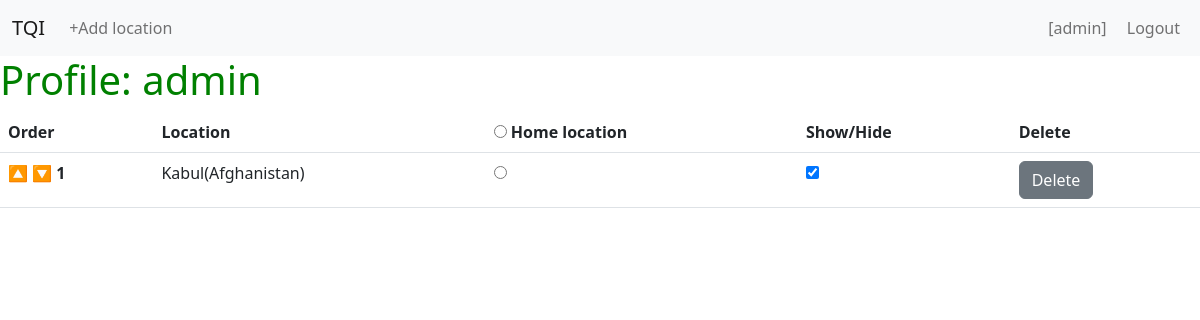
/profile/1 (signed in), run on an earlier commit of the app's database.
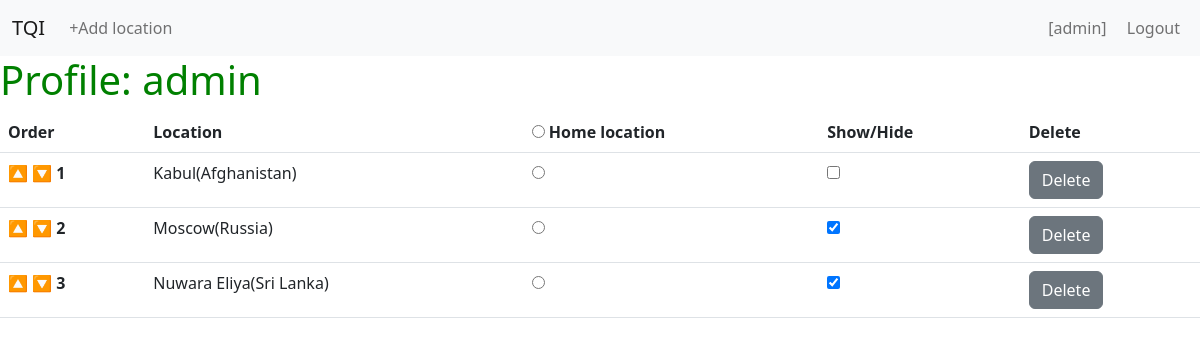
And on a later commit of the database.
### infopage/models.py (models this page shows, shortened)
class User(AbstractUser):
    pass

class Location(models.Model):
    user = models.ForeignKey(User, on_delete=models.CASCADE, related_name="user_locations")
    order = models.PositiveIntegerField()
    country = models.ForeignKey(Country, on_delete=models.CASCADE)
    city = models.ForeignKey(City, on_delete=models.CASCADE)
    is_home = models.BooleanField()
    show_hide = models.BooleanField()

class City(models.Model):
    name = models.CharField(max_length=64)
    latitude = models.DecimalField(max_digits=9, decimal_places=6)
    longitude = models.DecimalField(max_digits=9, decimal_places=6)
    population = models.PositiveIntegerField()
    timezone = models.CharField(max_length=64, blank=True)
    country = models.ForeignKey(Country, on_delete=models.CASCADE)

class Country(models.Model):
    name = models.CharField(max_length=64)
    country_code = models.CharField(max_length=8)
    latitude = models.DecimalField(max_digits=9, decimal_places=6)
    longitude = models.DecimalField(max_digits=9, decimal_places=6)
    population = models.PositiveIntegerField()

### infopage/views.py (the view)
# urls.py: path("profile/<int:user_id>", views.profile, name="profile"),
@login_required
def profile(request, user_id):
    user = User.objects.get(username=request.user)
    locations = user.user_locations.all().order_by("order")
    return render(request, "infopage/profile.html", {
        "locations": locations
    })

### infopage/templates/infopage/profile.html (shortened to what this page needs)
{% extends "infopage/layout.html" %}
{% load static %}
{% block body %}
  <h1>Profile: {{ user.username }}</h1>
  <table class="table table-hover table-responsive" >
    <thead>
      <tr>
        <th>Order</th>
        <th>Location</th>
        <th>
          <input type="radio" name="is_home_radio" id="not_yet_radio">
          <label for="not_yet_radio">Home location</label>
        </th>
        <th>Show/Hide</th>
        <th>Delete</th>
      </tr>
    </thead>
    <tbody id="profile">
      {% for location in locations %}
        <tr>
          <td >
            <button class="order_btn" id="order_up_btn_{{location.id}}" data-order="{{location.order}}" data-direction="up">🔼</button>
            <button class="order_btn" id="order_down_btn_{{location.id}}" data-order="{{location.order}}" data-direction="down">🔽</button>
            <b>{{ location.order }}</b>
          </td>
          <td>{{ location.city.name }}({{ location.country.name }})</td>
          {% if location.is_home %}
            <td>
              <input type="radio" name="is_home_radio" checked>
            </td>
            {% else %}
            <td>
              <input type="radio" name="is_home_radio">
            </td>
          {% endif %}
            <td>
              {% if location.show_hide  %}
                <input id="sh_checkbox_{{location.order}}" type="checkbox" checked>
              {% else %}
                <input id="sh_checkbox_{{location.order}}" type="checkbox">
              {% endif %}
            </td>
          <td><button class="del_btn btn btn-secondary">Delete</button></td>
        </tr>
      {% endfor %}
    </tbody>
  </table>
{% endblock %}

### infopage/templates/infopage/layout.html (shortened to what this page needs)
{% load static %}
<!DOCTYPE html>
<html lang="en">
	<head>
		<link class="nav-item"nk href="https://cdn.jsdelivr.net/npm/bootstrap@5.2.3/dist/css/bootstrap.min.css" rel="stylesheet">
		<link class="nav-item"nk rel="stylesheet" href="{% static 'infopage/style.css' %}">
	</head>
	<body>
		<nav class="navbar navbar-expand-md navbar-light bg-light">
			<div class="container-fluid">
				<div class="navbar-header">
					<a href="{% url 'index' %}" class="navbar-brand">TQI</a>
				</div>
				<div class="collapse navbar-collapse" id="navbarTogglerTQL">
					{% if user.is_authenticated %}
						<ul class="nav navbar-nav justify-content-between w-100">
							<li class="nav-item col-auto">
								<a id="add_location_link" class="nav-link" data-bs-toggle="modal" data-bs-target="#addLocation">+Add location</a>
							</li>
							<div class="col-auto ">
								<li class="nav-item" style="display: inline-block;">
									<a href="{% url 'profile' user.pk %}" class="nav-link">[{{ user.username }}]</a>
								</li>
								<li class="nav-item" style="display: inline-block;">
									<a href="{% url 'logout' %}" class="nav-link">Logout</a>
								</li>
							</div>
						</ul>
					{% endif %}
				</div>
			</div>
		</nav>
		{% block body %}
		{% endblock %}
	</body>
</html>

### infopage/static/infopage/style.css (style rules this page uses)
h1 { color: green; }
a[data-bs-target="#addLocation"] { cursor: pointer; }
.order_btn { border: none; background-color: white; padding: 0; }

What changed in the data, as far as the page shows it:
changed Location "Kabul": order "☑" → "☐"
added Location: order "2", city.name "Moscow", country.name "Russia"
added Location: order "3", city.name "Nuwara Eliya", country.name "Sri Lanka"
